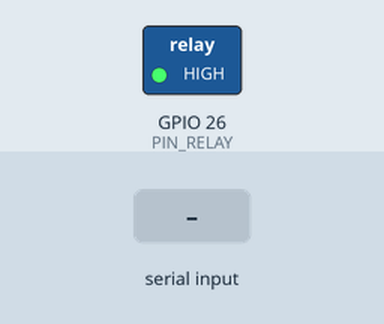
Recording of a sketch running on a simulated ESP32. Shown: switched loads named in the sketch (green lamp = pin HIGH). Dashed ring = blinking. The test bench sets the inputs (shaded band). What the sketch prints to the serial monitor is not drawn.

Above: at 0.4 s.
At 2.1 s:
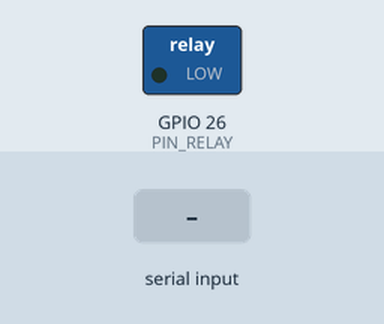
2.2 s: "c\n" received over Serial
At 2.5 s:
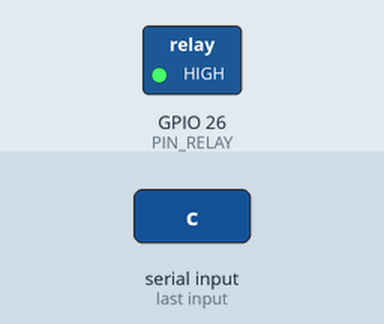
Timing chart, 0 to 12.7 s (numbered marks = the images above; inputs shaded):
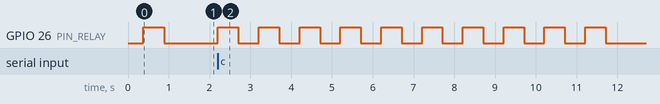

Measured:
- after the input at 2.2 s, GPIO 26 (PIN_RELAY): alternates HIGH for 0.50 s and LOW for 0.50 s, starting at once

The sketch:

07_relay_ssr.ino
```cpp
/*
 * TEST 07 — Solid State Relay (SSR) Validation
 * MMS V2 Hardware Validation Package
 *
 * Tests: 3.3V GPIO drive on SSR control input, ON/OFF switching,
 *        status LED observation, 10-cycle test, safe-state-on-boot
 *
 * Wiring (e.g. Fotek SSR-25 DA or equivalent):
 *   SSR INPUT+  → GPIO 26       (3.3V GPIO drives directly — no resistor needed)
 *   SSR INPUT-  → GND
 *   SSR LOAD1   → Multimeter probe A
 *   SSR LOAD2   → Multimeter probe B
 *
 * SAFETY: DO NOT connect mains voltage. Use multimeter only.
 *
 * Key differences from mechanical relay (Test 06):
 *   - No audible click — use multimeter and STATUS LED on SSR
 *   - 3.3V GPIO drives directly (no optocoupler module needed)
 *   - AC SSR switches at zero-crossing — fast ON, not instant OFF
 *   - Some SSRs have 1–3V off-state leakage — normal
 *
 * Serial: 115200 baud
 * Commands: same as Test 06 (h/l/o/f/p/c/s/?)
 */

#include <Arduino.h>

#define PIN_RELAY       26
#define CYCLE_COUNT     10
#define CYCLE_ON_MS     500     // Longer than mechanical — zero-cross switching
#define CYCLE_OFF_MS    500
#define PULSE_MS        1000

static bool activeHigh = true;
static bool ssrIsOn    = false;
static uint8_t passCount = 0;
static uint8_t failCount = 0;

// ── Helpers ─────────────────────────────────────────────────────────────────

static void printSeparator() { Serial.println(F("========================================")); }
static void pass(const char* msg) { Serial.print(F("[PASS] ")); Serial.println(msg); passCount++; }
static void fail(const char* msg) { Serial.print(F("[FAIL] ")); Serial.println(msg); failCount++; }
static void info(const char* msg) { Serial.print(F("[INFO] ")); Serial.println(msg); }

static void setSSR(bool on) {
    ssrIsOn = on;
    if (activeHigh) {
        digitalWrite(PIN_RELAY, on ? HIGH : LOW);
    } else {
        digitalWrite(PIN_RELAY, on ? LOW : HIGH);
    }
}

static void printStatus() {
    Serial.print(F("[STATE] SSR "));
    Serial.print(ssrIsOn ? F("ON ") : F("OFF"));
    Serial.print(F("  GPIO26="));
    Serial.print(digitalRead(PIN_RELAY) == HIGH ? F("3.3V") : F("0V  "));
    Serial.print(F("  mode=active_"));
    Serial.println(activeHigh ? F("HIGH") : F("LOW "));
    Serial.println(F("[CHECK] SSR control LED: illuminated=ON, off=OFF"));
    Serial.println(F("[CHECK] Multimeter on LOAD terminals: <1Ω=ON, open=OFF"));
}

static void printHelp() {
    Serial.println(F("[INFO] Commands (115200 baud):"));
    Serial.println(F("[INFO]   h = active HIGH mode (GPIO HIGH = SSR ON) [default]"));
    Serial.println(F("[INFO]   l = active LOW mode  (GPIO LOW  = SSR ON)"));
    Serial.println(F("[INFO]   o = SSR ON"));
    Serial.println(F("[INFO]   f = SSR OFF"));
    Serial.println(F("[INFO]   p = 1s pulse"));
    Serial.println(F("[INFO]   c = 10-cycle test (500ms on/off)"));
    Serial.println(F("[INFO]   s = print status"));
    Serial.println(F("[INFO]   ? = this help"));
}

static void printSSRNotes() {
    Serial.println(F("── SSR vs Mechanical Relay ─────────────────────────────────────────"));
    Serial.println(F("[INFO] SSR differences:"));
    Serial.println(F("[INFO]   No click sound — use LED on SSR and multimeter to confirm"));
    Serial.println(F("[INFO]   3.3V GPIO drives INPUT+ directly — no extra transistor needed"));
    Serial.println(F("[INFO]   AC SSR: zero-cross switch → ON within half cycle (~10ms@50Hz)"));
    Serial.println(F("[INFO]   Off-state leakage: 1–3V on LOAD terminals is NORMAL for SSR"));
    Serial.println(F("[INFO]   If load terminals measure full supply voltage when 'off',"));
    Serial.println(F("[INFO]   SSR is welded — replace immediately"));
    Serial.println(F("──────────────────────────────────────────────────────────────────────"));
}

// ── Setup ─────────────────────────────────────────────────────────────────────

void setup() {
    Serial.begin(115200);
    delay(200);

    // Safe state: GPIO LOW before enabling output
    digitalWrite(PIN_RELAY, LOW);
    pinMode(PIN_RELAY, OUTPUT);
    digitalWrite(PIN_RELAY, LOW);
    delay(50);

    printSeparator();
    Serial.println(F(" MMS V2 — Test 07: Solid State Relay (SSR)"));
    printSeparator();

    bool bootLow = (digitalRead(PIN_RELAY) == LOW);
    if (bootLow) {
        pass("GPIO 26 starts LOW — SSR off on boot (safe state)");
    } else {
        fail("GPIO 26 not LOW on boot");
    }

    Serial.println();
    Serial.println(F("[SAFETY] DO NOT connect mains voltage during this test."));
    Serial.println(F("[SAFETY] Use multimeter in OHM or CONTINUITY mode on LOAD terminals."));
    Serial.println();

    printSSRNotes();
    Serial.println();
    printHelp();
    Serial.println();

    // Measure 3.3V output capability
    Serial.println(F("[INFO] Measuring GPIO 26 output voltage:"));
    digitalWrite(PIN_RELAY, HIGH);
    delay(10);
    Serial.println(F("[INFO]   GPIO HIGH — measure voltage at SSR INPUT+"));
    Serial.println(F("[INFO]   Expected: 2.8–3.3V. SSR control spec: 3–32V DC."));
    Serial.println(F("[INFO]   Some SSRs need 5V minimum — check datasheet."));
    delay(500);
    digitalWrite(PIN_RELAY, LOW);
    Serial.println(F("[INFO]   GPIO LOW — SSR should deactivate."));
    Serial.println();

    printStatus();
    Serial.println();
    info("Send commands to test relay switching.");
}

// ── Loop ─────────────────────────────────────────────────────────────────────

void loop() {
    if (!Serial.available()) return;

    char cmd = (char)Serial.read();
    while (Serial.available()) Serial.read();

    switch (cmd) {
        case 'h':
            activeHigh = true;
            setSSR(false);
            info("Mode: ACTIVE HIGH — GPIO 3.3V = SSR ON");
            printStatus();
            break;

        case 'l':
            activeHigh = false;
            setSSR(false);
            info("Mode: ACTIVE LOW — GPIO 0V = SSR ON");
            printStatus();
            break;

        case 'o':
            setSSR(true);
            Serial.println(F("[ACTION] SSR ON — GPIO26 = 3.3V"));
            printStatus();
            break;

        case 'f':
            setSSR(false);
            Serial.println(F("[ACTION] SSR OFF — GPIO26 = 0V"));
            printStatus();
            Serial.println(F("[INFO] Note: up to 3V leakage on LOAD terminals is normal for SSR"));
            break;

        case 'p':
            Serial.println(F("[ACTION] Pulse: SSR ON for 1000ms then OFF"));
            setSSR(true);
            printStatus();
            delay(PULSE_MS);
            setSSR(false);
            printStatus();
            pass("Pulse complete");
            break;

        case 'c': {
            Serial.println(F("[INFO] 10-cycle test: 500ms ON / 500ms OFF"));
            Serial.println(F("[INFO] Watch SSR status LED — 10 ON/OFF transitions expected"));
            for (int i = 1; i <= CYCLE_COUNT; i++) {
                setSSR(true);
                Serial.print(F("[CYCLE] ")); Serial.print(i); Serial.print(F("/10 ON  GPIO="));
                Serial.println(digitalRead(PIN_RELAY) == HIGH ? F("HIGH") : F("LOW"));
                delay(CYCLE_ON_MS);

                setSSR(false);
                Serial.print(F("[CYCLE] ")); Serial.print(i); Serial.print(F("/10 OFF GPIO="));
                Serial.println(digitalRead(PIN_RELAY) == HIGH ? F("HIGH") : F("LOW"));
                delay(CYCLE_OFF_MS);
            }
            pass("10-cycle test complete");
            Serial.println(F("[CHECK] Confirm: SSR LED flashed 10 times"));
            Serial.println(F("[CHECK] Confirm: Multimeter showed low resistance ON, open OFF"));
            setSSR(false);
            break;
        }

        case 's':
            printStatus();
            break;

        case '?':
            printHelp();
            break;

        case '\r': case '\n': break;

        default:
            Serial.print(F("[WARN] Unknown: '")); Serial.print(cmd); Serial.println(F("' — send '?'"));
            break;
    }
}
```
